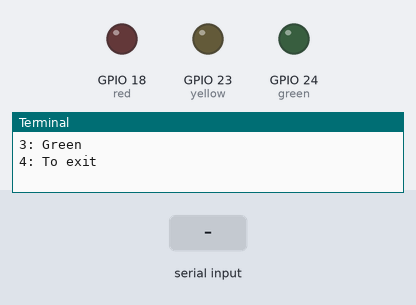
Simulated run of this program. Board: Raspberry Pi (BCM pin numbers). Shown: output pins drawn as LEDs (lit = HIGH), the last lines printed to the terminal. The test bench sets the inputs (shaded band).

Above: at 1.2 s.
1.3 s: "1" typed at the terminal, then Enter
2.8 s: "4" typed at the terminal, then Enter
At 3.6 s:
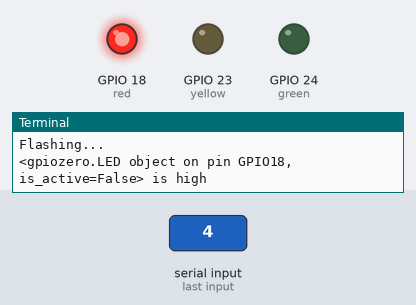
Timing chart, 0 to 13.3 s (numbered marks = the images above; inputs shaded):
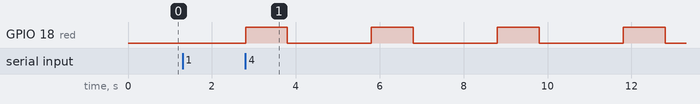

Measured:
- after the input at 2.8 s, GPIO 18 (red): alternates HIGH for 1.0 s and LOW for 2.0 s, starting at once

The program:

4-user-input.py
```python
import os
import time
from gpiozero import LED

red = LED(18)
yellow = LED(23)
green = LED(24)

while True:
    os.system("clear")
    print("Choose from the following:\n")
    print("1: Red\n2: Yellow\n3: Green\n4: To exit\n")

    try:
        choice = int(input())

        if choice == 4:
            print("Exiting...")
            break

        count = int(input("How many times do you want the LED to flash?\n"))

        blinkFn = lambda light: red if light == 1 else yellow if light == 2 else green if light == 3 else None
        ledChoice = blinkFn(choice)

        if ledChoice is not None:
            print("Flashing...")
            while count > 0:
                print("{} is high".format(ledChoice))
                ledChoice.on()
                time.sleep(1)
                ledChoice.off()
                print("{} is low".format(ledChoice))
                time.sleep(2)
                count -= 1
    except:
        print("A valid choice and count should be provided.")
```
